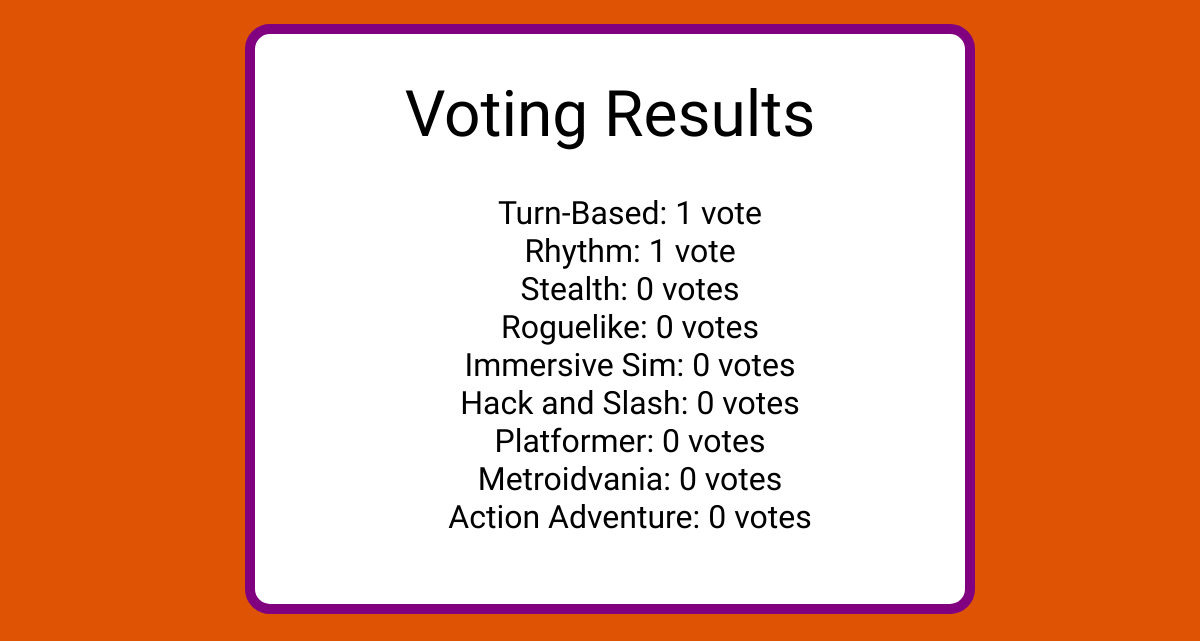
The app's page /results with its own data.
### tables this page shows
CREATE TABLE choices(
        id INTEGER PRIMARY KEY AUTOINCREMENT,
        genre TEXT NOT NULL,
        votes INTEGER DEFAULT 0
    );

### app.py (the view)
@app.route('/results')
def results():
    conn = sqlite3.connect('poll.db')
    c = conn.cursor()
    c.execute('SELECT genre, votes FROM choices ORDER BY votes DESC')
    results = c.fetchall()
    conn.close()
    return render_template('results.html', results=results)

### templates/results.html (shortened to what this page needs)
<!doctype html>
<html>
<head>
</head>
<body>
    <div>
        <h1>Voting Results</h1>
        <ul>
            {% for genre, votes in results %}
                <li>{{ genre }}: {{ votes }} vote{{ 's' if votes != 1 else '' }}</li>
            {% endfor %}
        </ul>
    </div>
</body>
</html>

### templates/results.html (style rules this page uses)
body { font-family: "Rubik Glitch", serif; font-size: xx-large; background-color: #de5404; }
h1 { font-weight: normal; }
div { border-radius: 25px; text-align: center; background-color: white; border: 10px solid purple; width: 60%; margin-left: 20%; margin-top: 2%; padding-bottom: 3%; }
li { list-style: none; }

### records on screen
choices: genre "Turn-Based", votes "1"
choices: genre "Rhythm", votes "1"
choices: genre "Stealth", votes "0", votes "s"
choices: genre "Roguelike", votes "0", votes "s"
choices: genre "Immersive Sim", votes "0", votes "s"
choices: genre "Hack and Slash", votes "0", votes "s"
choices: genre "Platformer", votes "0", votes "s"
choices: genre "Metroidvania", votes "0", votes "s"
choices: genre "Action Adventure", votes "0", votes "s"
